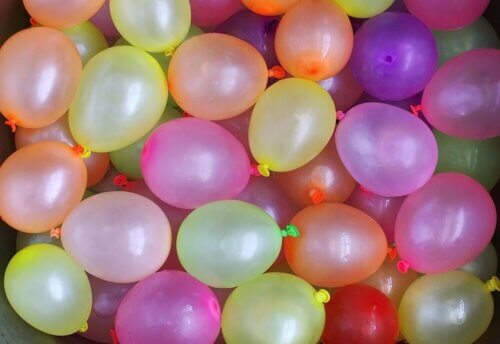
#> input picture semestr4/kontr5_n7/1.bmp, 500 x 344 px
$ python histogram.py 1.bmp out.png
#> lines starting #> are read from the running program, lines starting #| are printed output that depends on the picture
import numpy as np
import sys
from PIL import Image, ImageDraw

def get_percentile(val, bucket_number): #создаем массив перцентилей
    percentiles=[0.0]
    for i in range(bucket_number - 1):
        percentiles.append(np.percentile(val,(100//bucket_number)*(i+1)))
    return percentiles

def get_percentile_number(value, percentiles):
    for i in range(len(percentiles)):
        if percentiles[i] > value:
            return i-1
    return len(percentiles)-1

def value_equalization(value, percentiles): #эквализация числа по массиву перцентилей
    idx = get_percentile_number(value, percentiles)
    step = 1/len(percentiles)
    new_value = idx*step
    return new_value

def values_equalization(val, percentiles): #эквализация массива по его массиву перцентилей
    newval=val.copy()
    for i in range(len(val)):
        newval[i]=value_equalization(val[i], percentiles)
    return newval


img = Image.open(sys.argv[1])
#> img is the input picture: PIL image 500x344 RGBA; mean R, G, B, A 165, 119.5, 121.9, 255
draw = ImageDraw.Draw(img)
width = img.size[0]
#> width = 500
height = img.size[1]
#> height = 344
r = np.zeros((height* width), dtype=float)
g = np.zeros((height* width), dtype=float)
b = np.zeros((height* width), dtype=float)
px = np.array(img) / 255.

r = px[..., 0].reshape((height * width,)) #массив значений красного канала
g = px[..., 1].reshape((height * width,)) #синего
b = px[..., 2].reshape((height * width,)) #зеленого
rr=r.copy()
gg=g.copy()
bb=b.copy()
perr=get_percentile(rr,100) #массив перцентилей для массивов каналов
#> after the loop in get_percentile, `for i in range(bucket_number - 1):`: percentiles = 100 values from 0 to 0.914
#> perr = 100 values from 0 to 0.914
perg=get_percentile(gg,100)
#> perg = 100 values from 0 to 0.867
perb=get_percentile(bb,100)
#> perb = 100 values from 0 to 0.949
newr=values_equalization(r, perr) #эквализированные каналы
#> the loop in values_equalization, `for i in range(len(val)):` made 172000 passes
#> (idx in value_equalization, new_value in value_equalization) on passes 1 to 3: (8, 0.08), (7, 0.07), (7, 0.07)
newg=values_equalization(g, perg)
#> the loop in values_equalization (call 2), `for i in range(len(val)):` made 172000 passes
#> (idx in value_equalization, new_value in value_equalization) on passes 1 to 3: (11, 0.11), (11, 0.11), (11, 0.11)
newb=values_equalization(b, perb)

newrr=np.reshape(newr,(height,width)) #возвращаем массивам былую двумерную форму
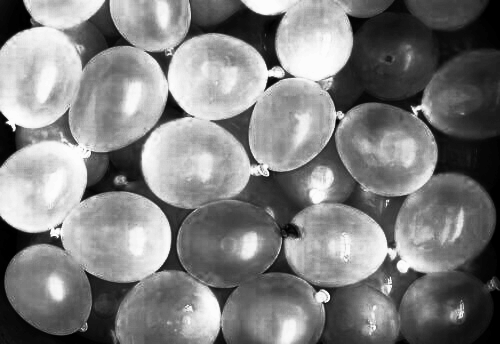
#> newrr: shape (344, 500) float64; min 0, max 0.99, mean 0.499
newgg=np.reshape(newg,(height,width))
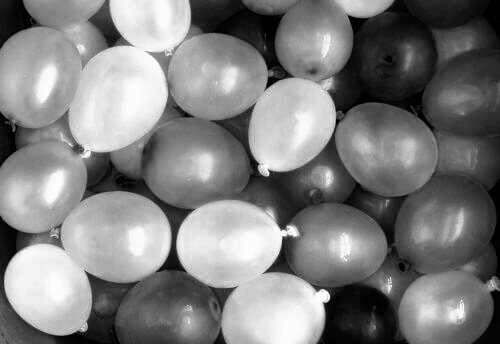
#> newgg: shape (344, 500) float64; min 0, max 0.99, mean 0.497
newbb=np.reshape(newb,(height,width))
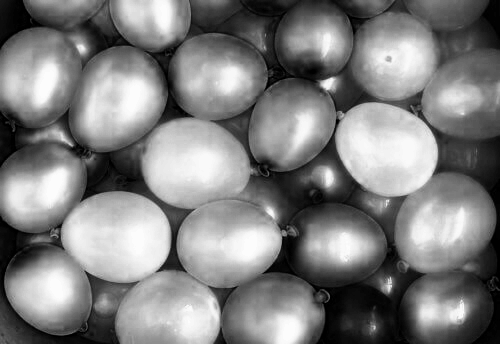
#> newbb: shape (344, 500) float64; min 0, max 0.99, mean 0.497
new_img = np.zeros_like(px)
#> new_img: shape (344, 500, 4) float64; every value is 0
new_img[..., 0] = newrr
new_img[..., 1] = newgg
new_img[..., 2] = newbb
new_img[..., 3] = px[..., 3] #рисуем картинку с уже эквализированной гистограммой
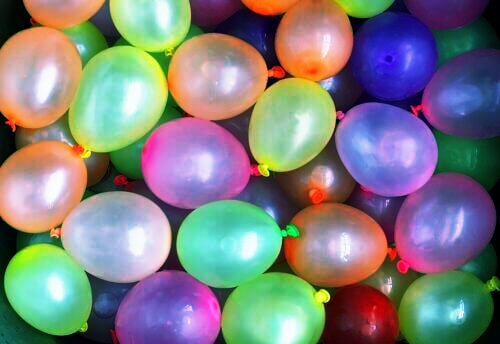
#> new_img: shape (344, 500, 4) float64; mean R, G, B, A 0.499, 0.497, 0.497, 1

i = Image.fromarray(np.uint8(new_img * 255))
i.save(sys.argv[2])
